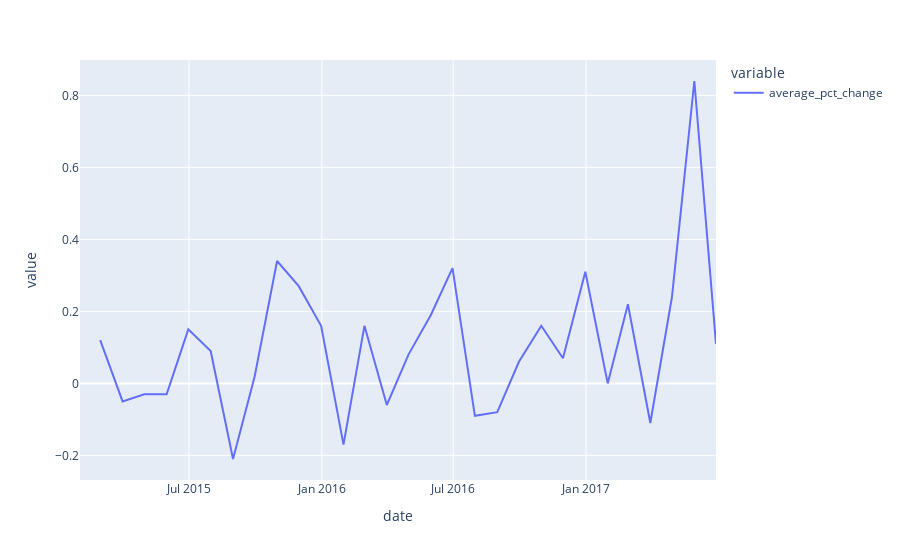

Notebook source saved alongside this figure:
### Code cell
result_df.plot()

### Figure 1 — Plotly figure (JSON) as saved in the notebook; plotly's stock layout.template omitted (floating-point values rounded to 4 significant figures)
{"data": [{"hovertemplate": "variable=average_pct_change<br>date=%{x}<br>value=%{y}<extra></extra>", "legendgroup": "average_pct_change", "line": {"color": "#636efa", "dash": "solid"}, "marker": {"symbol": "circle"}, "mode": "lines", "name": "average_pct_change", "orientation": "v", "showlegend": true, "type": "scatter", "x": ["2015-01-31T00:00:00", "2015-02-28T00:00:00", "2015-03-31T00:00:00", "2015-04-30T00:00:00", "2015-05-31T00:00:00", "2015-06-30T00:00:00", "2015-07-31T00:00:00", "2015-08-31T00:00:00", "2015-09-30T00:00:00", "2015-10-31T00:00:00", "2015-11-30T00:00:00", "2015-12-31T00:00:00", "2016-01-31T00:00:00", "2016-02-29T00:00:00", "2016-03-31T00:00:00", "2016-04-30T00:00:00", "2016-05-31T00:00:00", "2016-06-30T00:00:00", "2016-07-31T00:00:00", "2016-08-31T00:00:00", "2016-09-30T00:00:00", "2016-10-31T00:00:00", "2016-11-30T00:00:00", "2016-12-31T00:00:00", "2017-01-31T00:00:00", "2017-02-28T00:00:00", "2017-03-31T00:00:00", "2017-04-30T00:00:00", "2017-05-31T00:00:00", "2017-06-30T00:00:00"], "xaxis": "x", "y": [null, 0.12, -0.05, -0.03, -0.03, 0.15, 0.09, -0.21, 0.02, 0.34, 0.27, 0.16, -0.17, 0.16, -0.06, 0.08, 0.19, 0.32, -0.09, -0.08, 0.06, 0.16, 0.07, 0.31, 0, 0.22, -0.11, 0.24, 0.84, 0.11], "yaxis": "y"}], "layout": {"legend": {"title": {"text": "variable"}, "tracegroupgap": 0}, "margin": {"t": 60}, "xaxis": {"anchor": "y", "domain": [0, 1], "title": {"text": "date"}}, "yaxis": {"anchor": "x", "domain": [0, 1], "title": {"text": "value"}}}}
